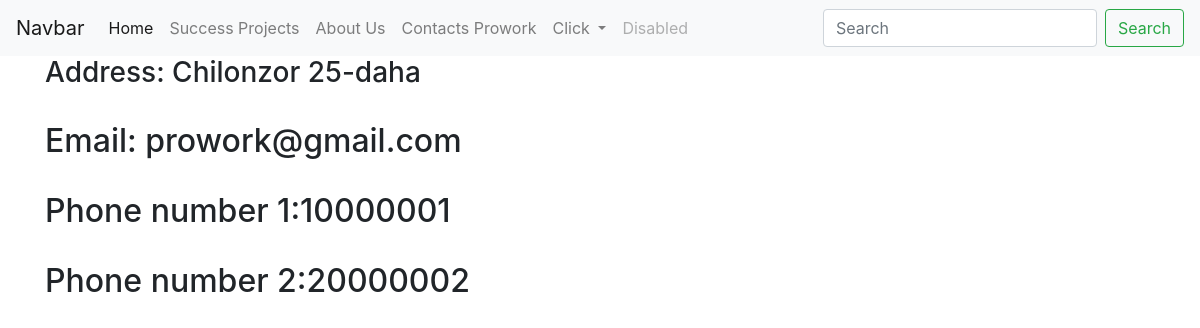
The page /contact-prowork on the database its author committed.
### app/models.py (models this page shows, shortened)
class ContacktsProwork(models.Model):
    adress = models.CharField(max_length=255)
    email = models.EmailField()
    phone_number = models.CharField(max_length=255)
    phone_number2 = models.CharField(max_length=255)

### app/views.py (the view)
# urls.py: path('contact-prowork', views.contact_prowork, name='contact-prowork'),
def contact_prowork(request):
    contact = ContacktsProwork.objects.get(pk=1)
    return render(request, 'contacts_prowork.html', {'contact': contact})

### app/templates/contacts_prowork.html
{% include 'home.html' %}
<div class="container">
    <h3>Address: {{ contact.adress }}</h3><br>
    <h2>Email: {{ contact.email }}</h2><br>
    <h2>Phone number 1:{{ contact.phone_number }}</h2><br>
    <h2>Phone number 2:{{ contact.phone_number2 }}</h2><br>
</div>

### rows shown on the page
ContacktsProwork: adress "Chilonzor 25-daha", email "prowork@gmail.com", phone_number "10000001", phone_number2 "20000002"
